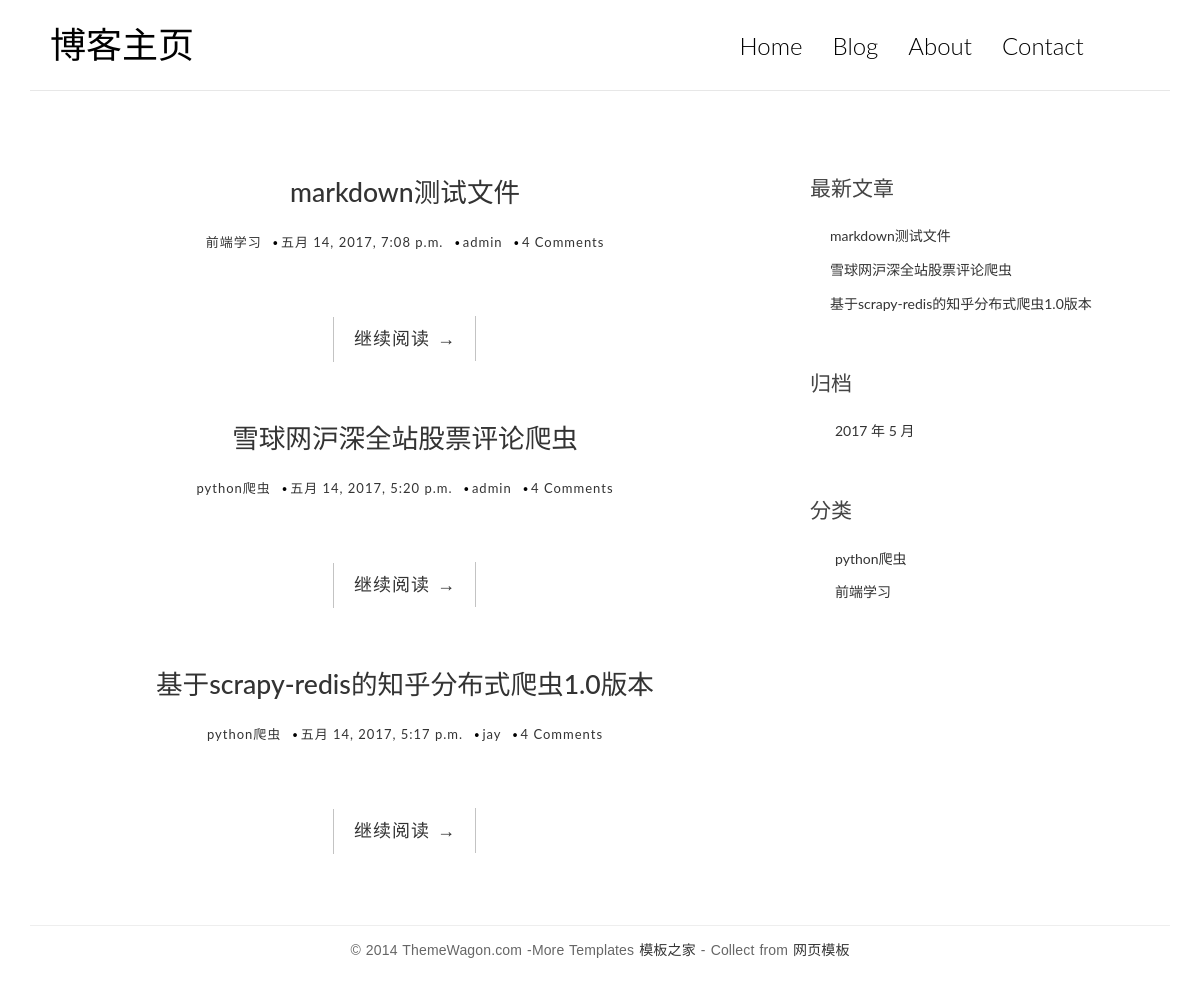
The page /blog/index/ on the database its author committed.
### blog/models.py (models this page shows, shortened)
class Post(models.Model):
    title = models.CharField(max_length=70)
    body = models.TextField()
    created_time = models.DateTimeField()
    modified_time = models.DateTimeField()
    excerpt = models.CharField(max_length=200, blank=True)
    category = models.ForeignKey(Category)
    tags = models.ManyToManyField(Tag, blank=True)
    author = models.ForeignKey(User)
    def get_absolute_url(self):
        return reverse('blog:details', kwargs={'pk': self.pk})
    class Meta:
        ordering = ['-created_time']
    '''
from blog.models import Category, Tag, Post
from django.utils import timezone
from django.contrib.auth.models import User

user = User.objects.get(username='admin')
c = Category.objects.get(name='category test')

p = Post(title='title test', body='body test', created_time=timezone.now(), modified_time=timezone.now(), category=c, author=user)
p.save()'''

class Category(models.Model):
    name = models.CharField(max_length=100)

### blog/views.py (the view)
def index(request):
    post_list=Post.objects.all().order_by('-created_time')
    return render(request,'blog/index.html',{'post_list':post_list})

### blog/templatetags/blog_tags.py (called while the page is built)
@register.simple_tag()
def get_recent_posts(num=5):
    return Post.objects.all()[:num]

@register.simple_tag
def archives():
    return Post.objects.dates('created_time', 'month', order='DESC')

@register.simple_tag
def get_categories():
    return Category.objects.all()

### templates/blog/index.html (shortened to what this page needs)
{% extends 'base.html' %}
					{% block main %}
                        {% for post in post_list %}
						<article class="post post-1">
							<header class="entry-header">
								<h1 class="entry-title">
                                    <a href="{{ post.get_absolute_url }}">{{ post.title }}</a>
                                </h1>
								<div class="entry-meta">
                                        <span class="post-category">
                                          <a href="#">{{ post.category.name }} </a>
                                        </span>
                                        <span class="post-date">
                                          <a href="#">
                                            <time class="entry-date" datetime="{{ post.created_time }}">{{ post.created_time }}         </time>
                                          </a>
                                        </span>
                                        <span class="post-author"><a href="#">{{ post.author }} </a></span>
                                        <span class="comments-link"><a href="#">4 Comments</a></span>
								</div>
							</header>
							<div class="entry-content clearfix">
								<div class="read-more cl-effect-14">
									<a href="{{ post.get_absolute_url }}" class="more-link">继续阅读 <span class="meta-nav">→</span></a>
								</div>
							</div>
						</article>
                        {% empty %}
                        <div class="no-post">暂时还没有发布的文章！</div>
                        {% endfor %}
                    {% endblock %}

### templates/base.html (shortened to what this page needs)
{% load blog_tags %}
<!DOCTYPE html>
<html>
	<head>
        {% load staticfiles %}
		<link rel="stylesheet" href="{% static 'blog/css/bootstrap.min.css' %}">
		<link rel="stylesheet" href="http://code.ionicframework.com/ionicons/2.0.1/css/ionicons.min.css">
		<link rel="stylesheet" href="{% static 'blog/css/pace.css' %}">
        <link rel="stylesheet" href="{% static 'blog/css/custom.css' %}">
	</head>
	<body>
		<div class="container">
			<header id="site-header">
				<div class="row">
					<div class="col-md-4 col-sm-5 col-xs-8">
						<div class="logo">
						    <h1><a href="{% url 'blog:index' %}"><b>博客主页</b></a></h1>
                        </div>
					</div>
					<div class="col-md-8 col-sm-7 col-xs-4">
						<nav class="main-nav" role="navigation">
							<div class="collapse navbar-collapse" id="bs-example-navbar-collapse-1">
  								<ul class="nav navbar-nav navbar-right">
    								<li class="cl-effect-11"><a href="index.html" data-hover="Home">Home</a></li>
    								<li class="cl-effect-11"><a href="full-width.html" data-hover="Blog">Blog</a></li>
    								<li class="cl-effect-11"><a href="about.html" data-hover="About">About</a></li>
    								<li class="cl-effect-11"><a href="contact.html" data-hover="Contact">Contact</a></li>
  								</ul>
							</div>
						</nav>
					</div>
				</div>
			</header>
		</div>
		<div class="content-body">
			<div class="container">
				<div class="row">
					<main class="col-md-8">
                         {% block main %}
                        {% endblock main %}
					</main>
					<aside class="col-md-4">
						<div class="widget widget-recent-posts">
							<h3 class="widget-title">最新文章</h3>
                            {% get_recent_posts as recent_post_list %}
                                                    <ul>
                                {% for post in recent_post_list %}
                                <li>
                                    <a href="{{ post.get_absolute_url }}">{{ post.title }}</a>
                                </li>
                                {% endfor %}
                            </ul>
						</div>
						<div class="widget widget-archives">
							<h3 class="widget-title">归档</h3>
							{% archives as date_list %}
                              <ul>
                                {% for date in date_list %}
                                <li>
                                  <a href="{% url 'blog:archives' date.year date.month %}">{{ date.year }} 年 {{ date.month }} 月</a>
                                </li>
                                {% endfor %}
                              </ul>
						</div>
						<div class="widget widget-category">
							<h3 class="widget-title">分类</h3>
							 {% get_categories as category_list %}
                              <ul>
                                {% for category in category_list %}
                                <li>
                                  <a href="{% url 'blog:category' category.pk %}">{{ category.name }}</a>
                                </li>
                                {% endfor %}
                              </ul>
						</div>
					</aside>
				</div>
			</div>
		</div>
		<footer id="site-footer">
			<div class="container">
				<div class="row">
					<div class="col-md-12">
						<p class="copyright">&copy; 2014 ThemeWagon.com -More Templates <a href="http://www.cssmoban.com/" target="_blank" title="模板之家">模板之家</a> - Collect from <a href="http://www.cssmoban.com/" title="网页模板" target="_blank">网页模板</a></p>
					</div>
				</div>
			</div>
		</footer>
	</body>
</html>

### blog/static/blog/css/custom.css (style rules this page uses)
* { outline: none; }
h1, h2, h3, h4, h5, h6 { margin-top: 0; }
b { font-weight: 400; }
a { color: #333; }
body { color: #444; font-family: 'Lato', sans-serif; }
p { font-family: 'Ubuntu', sans-serif; font-weight: 400; word-spacing: 1px; letter-spacing: 0.01em; }
#site-header { background-color: #FFF; padding: 25px 20px; margin-bottom: 40px; border-bottom: 1px solid #e7e7e7; }
.logo h1 a { color: #000; }
.logo h1 { margin: 0; font-family: 'Lato', sans-serif; font-weight: 300; }
.main-nav { margin-top: 11px; max-width: 95%; }
.main-nav a { color: #000000 !important; padding: 0 0 5px 0 !important; margin-right: 30px; font-family: 'Lato', sans-serif; font-weight: 300; font-size: 24px; }
.cl-effect-11 a { padding: 10px 0; color: #0972b4; text-shadow: none; }
.cl-effect-11 a::before { position: absolute; top: 0; left: 0; overflow: hidden; padding: 0 0 5px 0 !important; max-width: 0; border-bottom: 1px solid #000; color: #000; content: attr(data-hover); -webkit-transition: max-width 0.5s; -moz-transition: max-width 0.5s; transition: max-width 0.5s; }
.content-body { padding-bottom: 4em; }
.post, .comment-area { background: #fff; padding: 30px 30px 0; }
.entry-title { text-align: center; font-size: 1.9em; margin-bottom: 20px; line-height: 1.6; padding: 10px 20px 0; }
.entry-meta { text-align: center; color: #DDDDDD; font-size: 13px; letter-spacing: 1px; margin-bottom: 30px; }
.entry-content { font-size: 18px; line-height: 1.9; font-weight: 300; color: #000; }
.post-category, .post-date, .post-author { position: relative; padding-right: 15px; }
.post-category::after, .post-date::after, .post-author::after { position: absolute; content: '.'; color: #000; font-size: 30px; top: -22px; right: 1px; }
.read-more { font-family: 'Ubuntu', sans-serif; font-weight: 400; word-spacing: 1px; letter-spacing: 0.01em; text-align: center; margin-top: 20px; }
.cl-effect-14 a { padding: 0 20px; height: 45px; line-height: 45px; position: relative; display: inline-block; margin: 15px 25px; letter-spacing: 1px; font-weight: 400; text-shadow: 0 0 1px rgba(255,255,255,0.3); }
.cl-effect-14 a::before, .cl-effect-14 a::after { position: absolute; width: 45px; height: 1px; background: #C3C3C3; content: ''; -webkit-transition: all 0.3s; -moz-transition: all 0.3s; transition: all 0.3s; pointer-events: none; }
.cl-effect-14 a::before { top: 0; left: 0; -webkit-transform: rotate(90deg); -moz-transform: rotate(90deg); transform: rotate(90deg); -webkit-transform-origin: 0 0; -moz-transform-origin: 0 0; transform-origin: 0 0; }
.cl-effect-14 a::after { right: 0; bottom: 0; -webkit-transform: rotate(90deg); -moz-transform: rotate(90deg); transform: rotate(90deg); -webkit-transform-origin: 100% 0; -moz-transform-origin: 100% 0; transform-origin: 100% 0; }
.widget { background: #fff; padding: 30px 0 0; }
.widget-title { font-size: 1.5em; margin-bottom: 20px; line-height: 1.6; padding: 10px 0 0; font-weight: 400; }
.widget-recent-posts ul { padding: 0; margin: 0; padding-left: 20px; }
.widget-recent-posts ul li { list-style-type: none; position: relative; line-height: 170%; margin-bottom: 10px; }
.widget-recent-posts ul li::before { content: '\f3d3'; font-family: "Ionicons"; position: absolute; left: -17px; top: 3px; font-size: 16px; color: #000; }
.widget-archives ul { padding: 0; margin: 0; padding-left: 25px; }
.widget-archives ul li { list-style-type: none; position: relative; line-height: 170%; margin-bottom: 10px; }
.widget-archives ul li::before { content: '\f3f3'; font-family: "Ionicons"; position: absolute; left: -25px; top: 1px; font-size: 16px; color: #000; }
.widget-category ul { padding: 0; margin: 0; padding-left: 25px; }
.widget-category ul li { list-style-type: none; position: relative; line-height: 170%; margin-bottom: 10px; }
.widget-category ul li::before { content: '\f3fe'; font-family: "Ionicons"; position: absolute; left: -25px; top: 1px; font-size: 18px; color: #000; }
#site-footer { padding-top: 10px; padding: 0 0 1.5em 0; }
.copyright { text-align: center; padding-top: 1em; margin: 0; border-top: 1px solid #eee; color: #666; }

### rows shown on the page
Post: title "markdown测试文件", category.name "前端学习", created_time "五月 14, 2017, 7:08 p.m.", author "admin"
Post: title "雪球网沪深全站股票评论爬虫", category.name "python爬虫", created_time "五月 14, 2017, 5:20 p.m.", author "admin"
Post: title "基于scrapy-redis的知乎分布式爬虫1.0版本", category.name "python爬虫", created_time "五月 14, 2017, 5:17 p.m.", author "jay"
Category: name "python爬虫"
Category: name "前端学习"

### other values the page prints
{{ date.year }} "2017"
{{ date.month }} "5"
